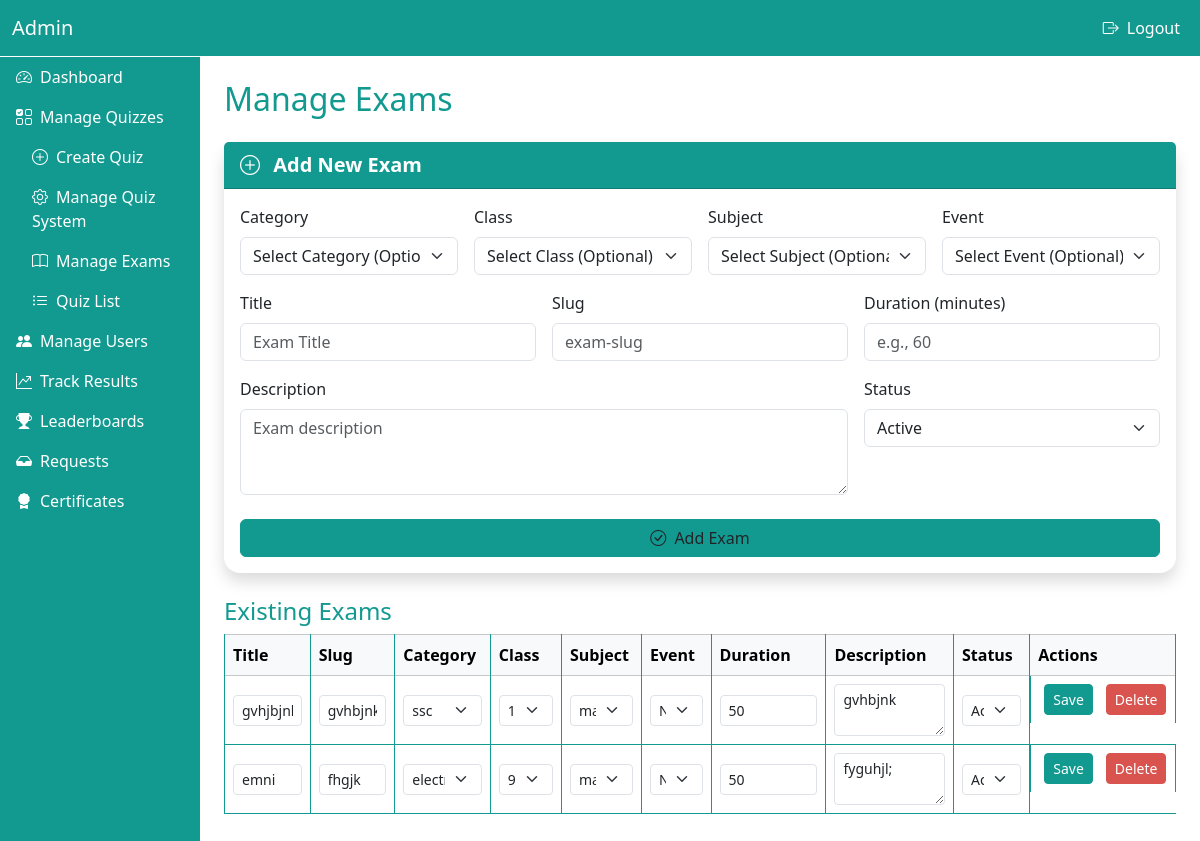
/manage_exams.php, run on the app's committed database.
### tables this page shows
CREATE TABLE `exams` (
  `id` int(11) NOT NULL,
  `title` varchar(255) NOT NULL,
  `slug` varchar(255) NOT NULL,
  `description` text DEFAULT NULL,
  `duration` int(11) DEFAULT NULL,
  `status` enum('active','inactive') DEFAULT 'active',
  `category_id` int(11) DEFAULT NULL,
  `class_id` int(11) DEFAULT NULL,
  `subject_id` int(11) DEFAULT NULL,
  `event_id` int(11) DEFAULT NULL,
  `created_by` int(11) NOT NULL,
  `created_at` datetime NOT NULL
);

CREATE TABLE `categories` (
  `id` int(11) NOT NULL,
  `name` varchar(100) NOT NULL,
  `slug` varchar(100) NOT NULL,
  `description` text DEFAULT NULL,
  `icon` varchar(100) DEFAULT NULL,
  `status` enum('active','inactive') DEFAULT 'active',
  `created_by` int(11) DEFAULT NULL,
  `created_at` timestamp NOT NULL DEFAULT current_timestamp()
);

CREATE TABLE `classes` (
  `id` int(11) NOT NULL,
  `category_id` int(11) NOT NULL,
  `name` varchar(100) NOT NULL,
  `slug` varchar(100) NOT NULL,
  `description` text DEFAULT NULL,
  `status` enum('active','inactive') DEFAULT 'active',
  `created_by` int(11) DEFAULT NULL,
  `created_at` timestamp NOT NULL DEFAULT current_timestamp()
);

CREATE TABLE `subjects` (
  `id` int(11) NOT NULL,
  `class_id` int(11) NOT NULL,
  `name` varchar(100) NOT NULL,
  `slug` varchar(100) NOT NULL,
  `description` text DEFAULT NULL,
  `status` enum('active','inactive') DEFAULT 'active',
  `created_by` int(11) DEFAULT NULL,
  `created_at` timestamp NOT NULL DEFAULT current_timestamp(),
  `category_id` int(11) NOT NULL
);

### manage_exams.php (the view, shortened to what this page needs)
<?php
$host = "localhost";
$user = "root";
$pass = "";
$dbname = "quizpallete";
$conn = new mysqli($host, $user, $pass, $dbname);
$allCategories = $conn->query("SELECT id, name FROM categories WHERE status='active'");
$allClasses = $conn->query("SELECT id, name FROM classes WHERE status='active'");
$allSubjects = $conn->query("SELECT id, name FROM subjects WHERE status='active'");
$exams = $conn->query("SELECT e.*, cat.name AS category_name, cl.name AS class_name, s.name AS subject_name, ev.name AS event_name
                        FROM exams e
                        LEFT JOIN categories cat ON e.category_id = cat.id
                        LEFT JOIN classes cl ON e.class_id = cl.id
                        LEFT JOIN subjects s ON e.subject_id = s.id
                        LEFT JOIN events ev ON e.event_id = ev.id
                        ORDER BY e.id DESC");
?>
<!DOCTYPE html>
<html lang="en">
<head>
    <link href="https://cdn.jsdelivr.net/npm/bootstrap@5.3.6/dist/css/bootstrap.min.css" rel="stylesheet">
    <link rel="stylesheet" href="https://cdn.jsdelivr.net/npm/bootstrap-icons@1.13.1/font/bootstrap-icons.min.css">
</head>
<body>
<div class="container-fluid">
    <div class="row min-vh-100">
        <div class="col-md-2 d-none d-md-block p-0" style="background-color: var(--primary-color);">
            <nav class="navbar border-bottom border-white">
                <div class="container-fluid">
                    <span class="navbar-brand text-white">Admin</span>
                </div>
            </nav>
            <nav class="nav flex-column">
                <a class="nav-link text-white" href="dashboard.php"><i class="bi bi-speedometer2 me-2"></i>Dashboard</a>
                <a class="nav-link text-white" data-bs-toggle="collapse" href="#quizSubMenu" role="button" aria-expanded="true">
                    <i class="bi bi-ui-checks-grid me-2"></i>Manage Quizzes
                </a>
                <div class="collapse show ms-3" id="quizSubMenu">
                    <a class="nav-link text-white" href="create_quiz.php"><i class="bi bi-plus-circle me-2"></i>Create Quiz</a>
                    <a class="nav-link text-white" href="manage_quiz_system.php"><i class="bi bi-gear me-2"></i>Manage Quiz System</a>
                    <a class="nav-link text-white active" href="<?php echo $_SERVER['PHP_SELF']; ?>"><i class="bi bi-book me-2"></i>Manage Exams</a>
                    <a class="nav-link text-white" href="quiz_list.php"><i class="bi bi-list-ul me-2"></i>Quiz List</a>
                </div>
                <a class="nav-link text-white" href="manage_users.php"><i class="bi bi-people-fill me-2"></i>Manage Users</a>
                <a class="nav-link text-white" href="track_results.php"><i class="bi bi-graph-up-arrow me-2"></i>Track Results</a>
                <a class="nav-link text-white" href="leaderboards.php"><i class="bi bi-trophy-fill me-2"></i>Leaderboards</a>
                <a class="nav-link text-white" href="requests.php"><i class="bi bi-inbox-fill me-2"></i>Requests</a>
                <a class="nav-link text-white" href="certificate.php"><i class="bi bi-award-fill me-2"></i>Certificates</a>
            </nav>
        </div>
        <div class="col-md-10 col-12 p-0">
            <nav class="navbar navbar-expand-lg" style="background-color: var(--primary-color);">
                <div class="container-fluid">
                    <ul class="navbar-nav ms-auto">
                        <li class="nav-item">
                            <a class="nav-link text-white" href="logout.php"><i class="bi bi-box-arrow-right me-2"></i>Logout</a>
                        </li>
                    </ul>
                </div>
            </nav>
            <div class="py-4 px-3 px-md-4">
                <h2 class="mb-4">Manage Exams</h2>
                <div class="card shadow border-0 rounded-4 mb-4">
                    <div class="card-header theme-bg fw-semibold fs-5">
                        <i class="bi bi-plus-circle me-2"></i> Add New Exam
                    </div>
                    <div class="card-body">
                        <form method="POST" class="row g-3">
                            <div class="col-md-3">
                                <label class="form-label">Category</label>
                                <select name="category_id" class="form-select">
                                    <option value="">Select Category (Optional)</option>
                                    <?php while ($cat = $allCategories->fetch_assoc()): ?>
                                        <option value="<?= $cat['id'] ?>"><?= htmlspecialchars($cat['name']) ?></option>
                                    <?php endwhile; $allCategories->data_seek(0); ?>
                                </select>
                            </div>
                            <div class="col-md-3">
                                <label class="form-label">Class</label>
                                <select name="class_id" class="form-select">
                                    <option value="">Select Class (Optional)</option>
                                    <?php while ($cl = $allClasses->fetch_assoc()): ?>
                                        <option value="<?= $cl['id'] ?>"><?= htmlspecialchars($cl['name']) ?></option>
                                    <?php endwhile; $allClasses->data_seek(0); ?>
                                </select>
                            </div>
                            <div class="col-md-3">
                                <label class="form-label">Subject</label>
                                <select name="subject_id" class="form-select">
                                    <option value="">Select Subject (Optional)</option>
                                    <?php while ($sub = $allSubjects->fetch_assoc()): ?>
                                        <option value="<?= $sub['id'] ?>"><?= htmlspecialchars($sub['name']) ?></option>
                                    <?php endwhile; $allSubjects->data_seek(0); ?>
                                </select>
                            </div>
                            <div class="col-md-3">
                                <label class="form-label">Event</label>
                                <select name="event_id" class="form-select">
                                    <option value="">Select Event (Optional)</option>
                                </select>
                            </div>
                            <div class="col-md-4">
                                <label class="form-label">Title</label>
                                <input type="text" name="title" class="form-control" placeholder="Exam Title" required>
                            </div>
                            <div class="col-md-4">
                                <label class="form-label">Slug</label>
                                <input type="text" name="slug" class="form-control" placeholder="exam-slug" required>
                            </div>
                            <div class="col-md-4">
                                <label class="form-label">Duration (minutes)</label>
                                <input type="number" name="duration" class="form-control" placeholder="e.g., 60">
                            </div>
                            <div class="col-md-8">
                                <label class="form-label">Description</label>
                                <textarea name="description" class="form-control" rows="3" placeholder="Exam description"></textarea>
                            </div>
                            <div class="col-md-4">
                                <label class="form-label">Status</label>
                                <select name="status" class="form-select">
                                    <option value="active" selected>Active</option>
                                </select>
                            </div>
                            <div class="col-12">
                                <button type="submit" class="btn btn-theme w-100 mt-2">
                                    <i class="bi bi-check-circle me-1"></i> Add Exam
                                </button>
                            </div>
                        </form>
                    </div>
                </div>
                <h4>Existing Exams</h4>
                <div class="table-responsive mb-4">
                    <table class="table table-bordered align-middle mb-0">
                        <thead class="table-light">
                            <tr>
                                <th>Title</th>
                                <th>Slug</th>
                                <th>Category</th>
                                <th>Class</th>
                                <th>Subject</th>
                                <th>Event</th>
                                <th>Duration</th>
                                <th>Description</th>
                                <th>Status</th>
                                <th style="min-width:120px;">Actions</th>
                            </tr>
                        </thead>
                        <tbody>
                            <?php while ($row = $exams->fetch_assoc()): ?>
                                <tr>
                                    <form method="POST" class="form-inline d-flex flex-wrap gap-2 align-items-center">
                                        <td><input type="text" name="title" value="<?= htmlspecialchars($row['title']) ?>" class="form-control form-control-sm"></td>
                                        <td><input type="text" name="slug" value="<?= htmlspecialchars($row['slug']) ?>" class="form-control form-control-sm"></td>
                                        <td>
                                            <select name="category_id" class="form-select form-select-sm">
                                                <?php while ($cat = $allCategories->fetch_assoc()): ?>
                                                    <option value="<?= $cat['id'] ?>" <?= $row['category_id'] == $cat['id'] ? 'selected' : '' ?>><?= htmlspecialchars($cat['name']) ?></option>
                                                <?php endwhile; $allCategories->data_seek(0); ?>
                                            </select>
                                        </td>
                                        <td>
                                            <select name="class_id" class="form-select form-select-sm">
                                                <?php while ($cl = $allClasses->fetch_assoc()): ?>
                                                    <option value="<?= $cl['id'] ?>" <?= $row['class_id'] == $cl['id'] ? 'selected' : '' ?>><?= htmlspecialchars($cl['name']) ?></option>
                                                <?php endwhile; $allClasses->data_seek(0); ?>
                                            </select>
                                        </td>
                                        <td>
                                            <select name="subject_id" class="form-select form-select-sm">
                                                <?php while ($sub = $allSubjects->fetch_assoc()): ?>
                                                    <option value="<?= $sub['id'] ?>" <?= $row['subject_id'] == $sub['id'] ? 'selected' : '' ?>><?= htmlspecialchars($sub['name']) ?></option>
                                                <?php endwhile; $allSubjects->data_seek(0); ?>
                                            </select>
                                        </td>
                                        <td>
                                            <select name="event_id" class="form-select form-select-sm">
                                                <option value="">None</option>
                                            </select>
                                        </td>
                                        <td><input type="number" name="duration" value="<?= htmlspecialchars($row['duration'] ?? '') ?>" class="form-control form-control-sm"></td>
                                        <td><textarea name="description" class="form-control form-control-sm" rows="2"><?= htmlspecialchars($row['description'] ?? '') ?></textarea></td>
                                        <td>
                                            <select name="status" class="form-select form-select-sm">
                                                <option value="active" <?= $row['status'] == 'active' ? 'selected' : '' ?>>Active</option>
                                            </select>
                                        </td>
                                        <td class="d-flex gap-2">
                                            <button type="submit" name="edit_exam" class="btn btn-sm btn-success action-btn">Save</button>
                                    </form>
                                            <form method="POST" onsubmit="return confirm('Delete this exam?')" class="m-0">
                                                <button type="submit" name="delete_exam" class="btn btn-sm btn-danger action-btn">Delete</button>
                                            </form>
                                </tr>
                            <?php endwhile; ?>
                        </tbody>
                    </table>
                </div>
            </div>
        </div>
    </div>
</div>
</body>
</html>

### manage_exams.php (style rules this page uses)
:root { --primary-color: #129990; }
h2, h4 { color: var(--primary-color); }
.btn-primary, .btn-success { background-color: var(--primary-color); border-color: var(--primary-color); }
.btn-danger { background-color: #d9534f; border-color: #d9534f; }
table.table-bordered { border-color: var(--primary-color); }
table.table-bordered th, table.table-bordered td { border-color: var(--primary-color); }
.action-btn { margin-left: 5px; }
.table-responsive { overflow-x: auto; }
.card-header.theme-bg { background-color: var(--primary-color); color: white; }
.btn-theme { background-color: var(--primary-color); border-color: var(--primary-color); }

### data on the page
exams: title "gvhjbjnk", slug "gvhbjnk", category_id "ssc", class_id "10", subject_id "math", duration "50", description "gvhbjnk", status "Active"
exams: title "emni", slug "fhgjk", category_id "electrical", class_id "9 to 10", subject_id "math", duration "50", description "fyguhjl;", status "Active"
